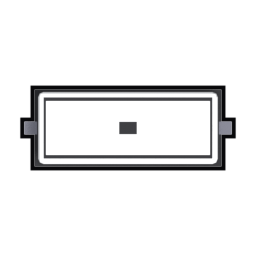
#> input picture art/renders/test/car_ew.png, 256 x 256 px, given in place of grass.png, which was not available
$ python diagonal_check.py
#> lines starting #> are read from the running program, lines starting #| are printed output that depends on the picture; pictures that were not available may be replaced by others from this repository, and a replacement may not be noted
"""Visual check for the diagonal rail gap fix.

Draws a diagonal line of half-track sprites twice:
  - "before": the half-tile sprite is only rotated (it reaches the edge midpoint);
  - "after": the sprite is also stretched along its local x by sqrt(2), so it
    reaches the shared tile corner.

Run with the bundled Python (Pillow):
    /Users/anton/.dsh/dsh-runtimes/dsh-primary-runtime/dependencies/python/bin/python3 \
        art/diagonal_check.py
"""

import math
import os

from PIL import Image, ImageDraw, ImageFont

ROOT = os.path.dirname(os.path.dirname(os.path.abspath(__file__)))
SPRITES = os.path.join(ROOT, "assets", "sprites")
OUT = os.path.join(ROOT, "art", "renders", "test", "diagonal_check.png")

TILE = 32
N = 6
ZOOM = 4
SQRT2 = math.sqrt(2.0)

FONT_PATH = "/System/Library/Fonts/Supplemental/Arial.ttf"
BOLD_PATH = "/System/Library/Fonts/Supplemental/Arial Bold.ttf"
try:
    FONT = ImageFont.truetype(FONT_PATH, 15)
    FONT_BOLD = ImageFont.truetype(BOLD_PATH, 17)
    FONT_SMALL = ImageFont.truetype(FONT_PATH, 12)
except OSError:
    FONT = FONT_BOLD = FONT_SMALL = ImageFont.load_default()


def load(name):
#> called with name = 'grass'
    return Image.open(os.path.join(SPRITES, name + ".png")).convert("RGBA")
#> returned value is the input picture: PIL image 256x256 RGBA; mean R, G, B, A 47.7, 47.7, 48.1, 65.4


def rotated_half(half, angle, stretch):
    img = half
    if stretch:
        img = img.resize((max(1, int(round(img.width * SQRT2))), img.height), Image.BICUBIC)
    return img.rotate(angle, resample=Image.BICUBIC, expand=True)


def panel(stretch):
    ground = load("grass").resize((TILE, TILE), Image.BILINEAR)
    half = load("rail_half_e").resize((TILE, TILE), Image.BILINEAR)
#> call 2 of load, with name = 'rail_half_e'
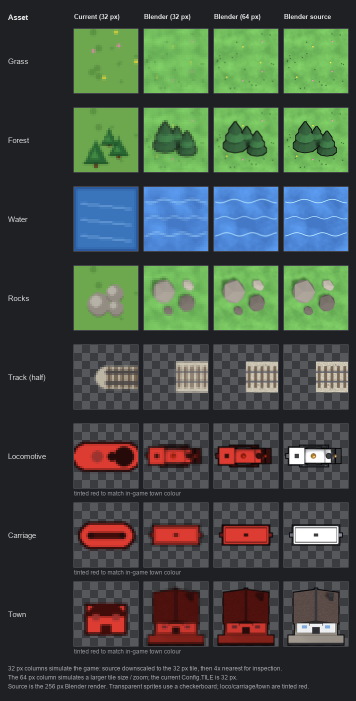
#> input picture art/renders/test/compare.png, 712 x 1402 px, given in place of rail_half_e.png, which was not available (shown at 1/2 size)
    scene = Image.new("RGBA", (N * TILE, N * TILE), (0, 0, 0, 255))
    for y in range(N):
        for x in range(N):
            scene.alpha_composite(ground, (x * TILE, y * TILE))
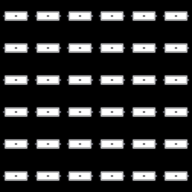
#> scene: PIL image 192x192 RGBA; mean R, G, B, A 47.5, 47.5, 47.8, 255

    # Diagonal line from bottom-left (0, N-1) to top-right (N-1, 0).
    for i in range(N):
        x = i
        y = N - 1 - i
        cx = x * TILE + TILE // 2
        cy = y * TILE + TILE // 2
        if i < N - 1:
            im = rotated_half(half, 45, stretch)
            scene.alpha_composite(im, (cx - im.width // 2, cy - im.height // 2))
        if i > 0:
            im = rotated_half(half, 225, stretch)
            scene.alpha_composite(im, (cx - im.width // 2, cy - im.height // 2))
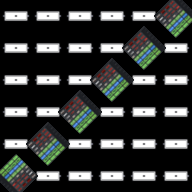
#> scene: PIL image 192x192 RGBA; mean R, G, B, A 50.3, 52.3, 51, 255

    return scene.convert("RGB").resize((N * TILE * ZOOM, N * TILE * ZOOM), Image.NEAREST)
#> returned value: PIL image 768x768 RGB


def main():
    before = panel(False)
    after = panel(True)
#> call 2 of panel, with stretch = True
#> after the loop in panel (call 2), `for i in range(N):`:
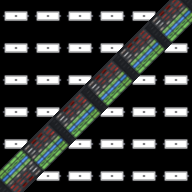
#> scene: PIL image 192x192 RGBA; mean R, G, B, A 53.4, 56.3, 54.3, 255

    margin = 20
    label_h = 34
    note_h = 44
    width = max(before.width, after.width) + margin * 2
#> width = 808
    height = margin + label_h + before.height + label_h + after.height + note_h
#> height = 1668
    sheet = Image.new("RGB", (width, height), (30, 32, 36))
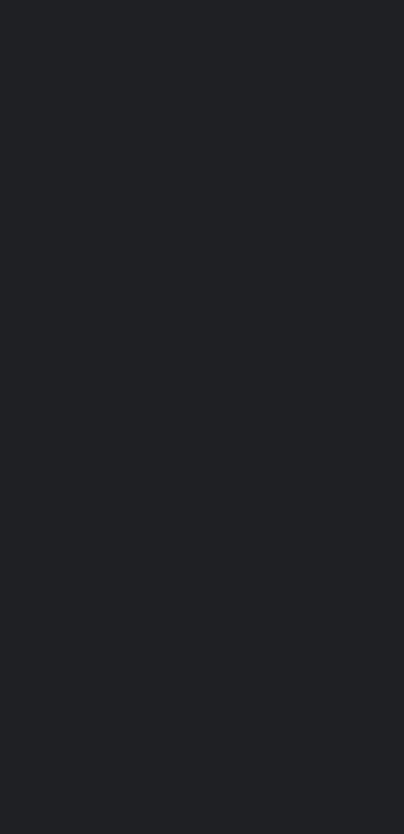
#> sheet: PIL image 808x1668 RGB (shown at 1/2 size); mean R, G, B 30, 32, 36
    draw = ImageDraw.Draw(sheet)

    y = margin
    draw.text((margin, y), "Before: rotated half-tile (gap at the shared corner)",
              font=FONT_BOLD, fill=(235, 235, 235))
    y += label_h
    sheet.paste(before, (margin, y))
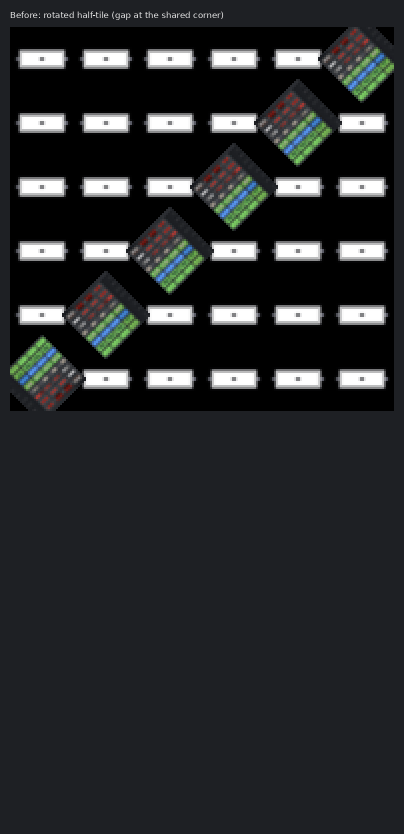
#> sheet: PIL image 808x1668 RGB (shown at 1/2 size); mean R, G, B 39.1, 41.1, 42.7
    y += before.height
#> y = 822

    draw.text((margin, y), "After: diagonal halves stretched by sqrt(2) to the shared corner",
              font=FONT_BOLD, fill=(235, 235, 235))
    y += label_h
#> y = 856
    sheet.paste(after, (margin, y))
    y += after.height + 10
#> y = 1634

    draw.text((margin, y),
              "6x6 Blender grass tiles, diagonal line, 32 px tiles shown at 4x nearest. "
              "The game now uses the 'after' scaling for d=1,3,5,7.",
              font=FONT_SMALL, fill=(170, 172, 178))

    sheet.save(OUT)
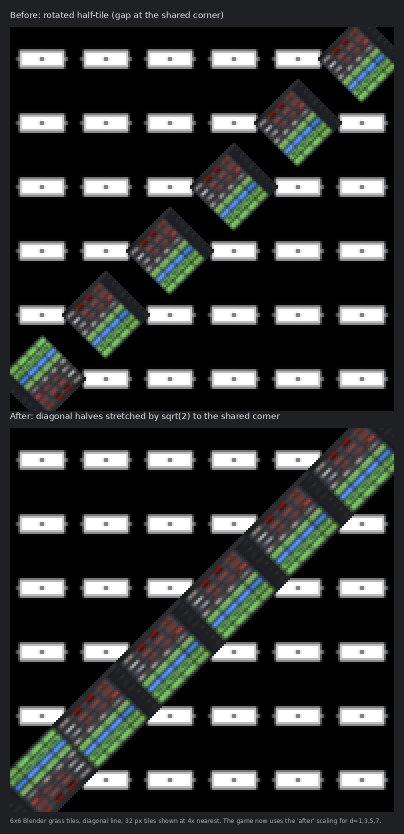
#> saved as diagonal_check.png: PIL image 808x1668 RGB (shown at 1/2 size); mean R, G, B 49.7, 52.2, 51.2
    print("WROTE", OUT, sheet.size)
#| WROTE art/renders/test/diagonal_check.png (808, 1668)


if __name__ == "__main__":
    main()
